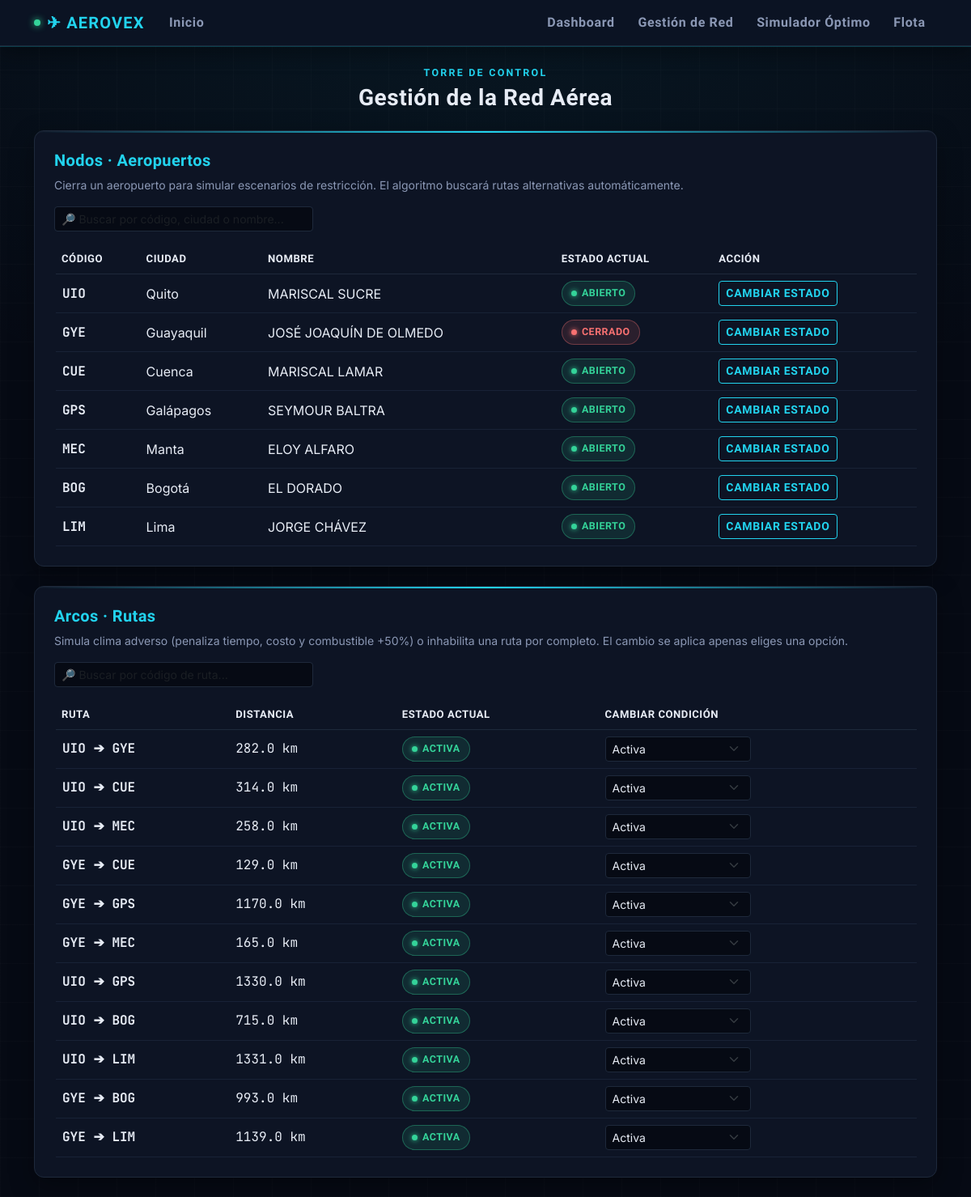
Screenshot of /aeropuertos with the database file from the repository.
### models.py (models this page shows)
class Aeropuerto(db.Model):
    id = db.Column(db.Integer, primary_key=True)
    codigo = db.Column(db.String(10), unique=True, nullable=False)
    nombre = db.Column(db.String(100), nullable=False)
    ciudad = db.Column(db.String(100), nullable=False)
    latitud = db.Column(db.Float, nullable=False)
    longitud = db.Column(db.Float, nullable=False)
    estado = db.Column(db.String(20), default="Abierto")

class Ruta(db.Model):
    id = db.Column(db.Integer, primary_key=True)
    origen_id = db.Column(db.Integer, db.ForeignKey('aeropuerto.id'), nullable=False)
    destino_id = db.Column(db.Integer, db.ForeignKey('aeropuerto.id'), nullable=False)
    distancia = db.Column(db.Float, nullable=False)
    tiempo = db.Column(db.Float, nullable=False)
    costo = db.Column(db.Float, nullable=False)
    consumo = db.Column(db.Float, nullable=False)
    estado = db.Column(db.String(30), default="Activa")
    origen = db.relationship("Aeropuerto", foreign_keys=[origen_id])
    destino = db.relationship("Aeropuerto", foreign_keys=[destino_id])

### app.py (the view, shortened to what this page needs)
@app.route("/aeropuertos", methods=["GET", "POST"])
def aeropuertos():
    lista_aero = Aeropuerto.query.all()
    lista_rutas = Ruta.query.all()
    rutas_unicas = [r for r in lista_rutas if r.origen_id < r.destino_id]
    return render_template("aeropuertos.html", aeropuertos=lista_aero, rutas=rutas_unicas)

### templates/aeropuertos.html (shortened to what this page needs)
{% extends 'base.html' %}
{% block content %}
<div class="mb-4 text-center">
    <div class="eyebrow mb-1">TORRE DE CONTROL</div>
    <h3 class="display-heading mb-0">Gestión de la Red Aérea</h3>
</div>
<div class="row mb-4">
    <div class="col-12">
        <div class="card p-4 panel-glow">
            <h5 style="color: var(--cyan);">Nodos · Aeropuertos</h5>
            <p class="text-secondary small mb-3">Cierra un aeropuerto para simular escenarios de restricción. El algoritmo buscará rutas alternativas automáticamente.</p>
            <input type="text" id="buscador-aeropuertos" class="form-control form-control-sm mb-3" style="max-width: 320px;" placeholder="🔎 Buscar por código, ciudad o nombre...">
            <div class="table-responsive">
                <table class="table table-hover align-middle mb-0" id="tabla-aeropuertos">
                    <thead>
                        <tr>
                            <th>Código</th>
                            <th>Ciudad</th>
                            <th>Nombre</th>
                            <th>Estado actual</th>
                            <th>Acción</th>
                        </tr>
                    </thead>
                    <tbody>
                        {% for a in aeropuertos %}
                        <tr class="fila-animada" style="--i: {{ loop.index0 }};">
                            <td class="data-readout fw-bold" style="color: var(--cyan);">{{ a.codigo }}</td>
                            <td>{{ a.ciudad }}</td>
                            <td class="text-secondary">{{ a.nombre }}</td>
                            <td class="celda-estado-aero">
                                {% if a.estado == 'Abierto' %}
                                    <span class="badge-estado badge-abierto">Abierto</span>
                                {% else %}
                                    <span class="badge-estado badge-cerrado">Cerrado</span>
                                {% endif %}
                            </td>
                            <td>
                                <a href="/toggle_aeropuerto/{{ a.id }}" class="btn btn-sm btn-neon btn-toggle-aeropuerto">Cambiar estado</a>
                            </td>
                        </tr>
                        {% endfor %}
                    </tbody>
                </table>
            </div>
        </div>
    </div>
</div>
<div class="row mb-4">
    <div class="col-12">
        <div class="card p-4 panel-glow">
            <h5 style="color: var(--cyan);">Arcos · Rutas</h5>
            <p class="text-secondary small mb-3">Simula clima adverso (penaliza tiempo, costo y combustible +50%) o inhabilita una ruta por completo. El cambio se aplica apenas eliges una opción.</p>
            <input type="text" id="buscador-rutas" class="form-control form-control-sm mb-3" style="max-width: 320px;" placeholder="🔎 Buscar por código de ruta...">
            <div class="table-responsive">
                <table class="table table-hover align-middle mb-0" id="tabla-rutas">
                    <thead>
                        <tr>
                            <th>Ruta</th>
                            <th>Distancia</th>
                            <th>Estado actual</th>
                            <th>Cambiar condición</th>
                        </tr>
                    </thead>
                    <tbody>
                        {% for r in rutas %}
                        <tr class="fila-animada" style="--i: {{ loop.index0 }};">
                            <td class="data-readout fw-bold">{{ r.origen.codigo }} ➔ {{ r.destino.codigo }}</td>
                            <td class="data-readout text-secondary">{{ r.distancia }} km</td>
                            <td class="celda-estado-ruta">
                                {% if r.estado == 'Activa' %}
                                    <span class="badge-estado badge-activa">Activa</span>
                                {% elif r.estado == 'Clima Adverso' %}
                                    <span class="badge-estado badge-clima">Clima adverso</span>
                                {% else %}
                                    <span class="badge-estado badge-inhabilitada">Inhabilitada</span>
                                {% endif %}
                            </td>
                            <td>
                                <form action="/estado_ruta/{{ r.id }}" method="POST" class="form-estado-ruta">
                                    <select name="estado" class="form-select form-select-sm" style="width: 180px;" onchange="this.form.requestSubmit()">
                                        <option value="Activa" {% if r.estado == 'Activa' %}selected{% endif %}>Activa</option>
                                    </select>
                                </form>
                            </td>
                        </tr>
                        {% endfor %}
                    </tbody>
                </table>
            </div>
        </div>
    </div>
</div>
{% endblock %}

### templates/base.html (style rules this page uses)
:root { --bg-void: #060a14; --bg-panel: #0d1424; --bg-panel-2: #121a2e; --border: #1e293b; --border-soft: #182236; --cyan: #22d3ee; --cyan-dim: #0e7490; --amber: #fbbf24; --green: #34d399; --red: #f87171; --grey: #64748b; --text: #e7ecf5; --text-dim: #8b98b5; --font-display: 'Rajdhani', sans-serif; --font-body: 'Inter', 'Segoe UI', sans-serif; --font-mono: 'JetBrains Mono', monospace; }
body { background-color: var(--bg-void); color: var(--text); font-family: var(--font-body); background-image: radial-gradient(ellipse 80% 50% at 50% -10%, rgba(34,211,238,0.08), transparent), repeating-linear-gradient(0deg, rgba(255,255,255,0.015) 0px, rgba(255,255,255,0.015) 1px, transparent 1px, transparent 48px), repeating-linear-gradient(90deg, rgba(255,255,255,0.015) 0px, rgba(255,255,255,0.015) 1px, transparent 1px, transparent 48px); min-height: 100vh; }
h1, h2, h3, h4, h5, .display-heading { font-family: var(--font-display); font-weight: 700; letter-spacing: 0.02em; }
.font-mono, .data-readout { font-family: var(--font-mono); color: var(--text); }
.card, .card * { color: var(--text); }
.eyebrow { font-family: var(--font-display); font-weight: 600; letter-spacing: 0.18em; text-transform: uppercase; color: var(--cyan); font-size: 0.78rem; }
.card { background-color: var(--bg-panel); border: 1px solid var(--border); border-radius: 12px; box-shadow: 0 10px 30px rgba(0,0,0,0.35), 0 1px 0 rgba(255,255,255,0.03) inset; }
.panel-glow { position: relative; overflow: hidden; }
.panel-glow::before { content: ""; position: absolute; top: 0; left: 0; right: 0; height: 2px; background: linear-gradient(90deg, transparent, var(--cyan), transparent); }
.table { --bs-table-color: var(--text); --bs-table-bg: transparent; --bs-table-border-color: var(--border-soft); --bs-table-striped-color: var(--text); --bs-table-striped-bg: rgba(255,255,255,0.025); --bs-table-hover-color: var(--text); --bs-table-hover-bg: rgba(34,211,238,0.07); color: var(--text) !important; }
.table > :not(caption) > * > * { color: var(--text) !important; box-shadow: none !important; }
thead th { color: var(--cyan) !important; font-family: var(--font-display); letter-spacing: 0.05em; text-transform: uppercase; font-size: 0.8rem; border-bottom: 1px solid var(--border) !important; padding-bottom: 0.75rem; }
tbody td { border-color: var(--border-soft) !important; padding-top: 0.7rem; padding-bottom: 0.7rem; }
.text-secondary { color: var(--text-dim) !important; }
h5, h6 { color: var(--text); }
.form-control, .form-select { background-color: var(--bg-void); color: var(--text) !important; border: 1px solid var(--border); }
.btn-neon { background-color: transparent; color: var(--cyan); border: 1px solid var(--cyan); font-family: var(--font-display); font-weight: 700; letter-spacing: 0.05em; text-transform: uppercase; transition: all 0.25s; }
table { color: var(--text) !important; }
thead th { color: var(--cyan) !important; font-family: var(--font-display); letter-spacing: 0.04em; text-transform: uppercase; font-size: 0.82rem; border-bottom: 1px solid var(--border) !important; }
tbody td { border-color: var(--border-soft) !important; }
.badge-estado { display: inline-flex; align-items: center; gap: 6px; font-family: var(--font-display); font-weight: 600; letter-spacing: 0.04em; text-transform: uppercase; font-size: 0.78rem; padding: 0.32rem 0.7rem; border-radius: 20px; border: 1px solid transparent; }
.badge-estado::before { content: ""; width: 7px; height: 7px; border-radius: 50%; }
.badge-abierto, .badge-activa { background: rgba(52,211,153,0.12); color: var(--green); border-color: rgba(52,211,153,0.35); }
.badge-abierto::before, .badge-activa::before { background: var(--green); box-shadow: 0 0 6px var(--green); }
.badge-cerrado, .badge-inhabilitada { background: rgba(248,113,113,0.12); color: var(--red); border-color: rgba(248,113,113,0.35); }
.badge-cerrado::before, .badge-inhabilitada::before { background: var(--red); box-shadow: 0 0 6px var(--red); }
a { color: var(--cyan); }

### templates/aeropuertos.html (style rules this page uses)
.table-hover tbody tr { border-left: 2px solid transparent; transition: border-left-color 0.25s ease, background-color 0.15s ease; }

### rows the page displays
Aeropuerto: codigo "UIO", ciudad "Quito", nombre "MARISCAL SUCRE", estado "ABIERTO"
Aeropuerto: codigo "GYE", ciudad "Guayaquil", nombre "JOSÉ JOAQUÍN DE OLMEDO", estado "CERRADO"
Aeropuerto: codigo "CUE", ciudad "Cuenca", nombre "MARISCAL LAMAR", estado "ABIERTO"
Aeropuerto: codigo "GPS", ciudad "Galápagos", nombre "SEYMOUR BALTRA", estado "ABIERTO"
Aeropuerto: codigo "MEC", ciudad "Manta", nombre "ELOY ALFARO", estado "ABIERTO"
Aeropuerto: codigo "BOG", ciudad "Bogotá", nombre "EL DORADO", estado "ABIERTO"
Aeropuerto: codigo "LIM", ciudad "Lima", nombre "JORGE CHÁVEZ", estado "ABIERTO"
Ruta: origen.codigo "UIO", destino.codigo "GYE", distancia "282.0", shows "ACTIVA", estado "Activa"
Ruta: origen.codigo "UIO", destino.codigo "CUE", distancia "314.0", shows "ACTIVA", estado "Activa"
Ruta: origen.codigo "UIO", destino.codigo "MEC", distancia "258.0", shows "ACTIVA", estado "Activa"
Ruta: origen.codigo "GYE", destino.codigo "CUE", distancia "129.0", shows "ACTIVA", estado "Activa"
Ruta: origen.codigo "GYE", destino.codigo "GPS", distancia "1170.0", shows "ACTIVA", estado "Activa"
Ruta: origen.codigo "GYE", destino.codigo "MEC", distancia "165.0", shows "ACTIVA", estado "Activa"
Ruta: origen.codigo "UIO", destino.codigo "GPS", distancia "1330.0", shows "ACTIVA", estado "Activa"
Ruta: origen.codigo "UIO", destino.codigo "BOG", distancia "715.0", shows "ACTIVA", estado "Activa"
Ruta: origen.codigo "UIO", destino.codigo "LIM", distancia "1331.0", shows "ACTIVA", estado "Activa"
Ruta: origen.codigo "GYE", destino.codigo "BOG", distancia "993.0", shows "ACTIVA", estado "Activa"
Ruta: origen.codigo "GYE", destino.codigo "LIM", distancia "1139.0", shows "ACTIVA", estado "Activa"
